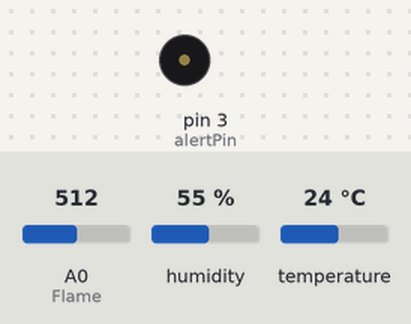
Bench run of a sketch on a simulated Arduino Uno, built with avr-gcc and run on an emulated ATmega328P. Parts: buzzer (waves = sounding). The inputs (shaded band) are chosen by the test bench; at power-on: A0 (Flame) = 512, humidity 55 %, temperature 24 °C.

Above: at 2.9 s.
3.0 s: A0 (Flame) set to 110
4.5 s: A0 (Flame) set to 92
At 5.0 s:
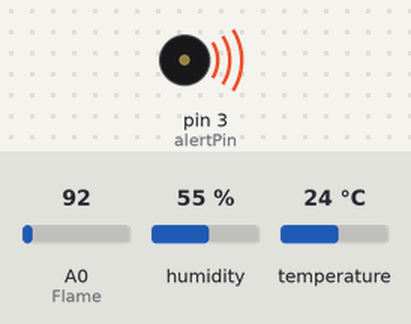
Timing chart, 0 to 7.5 s (numbered marks = the images above; inputs shaded):
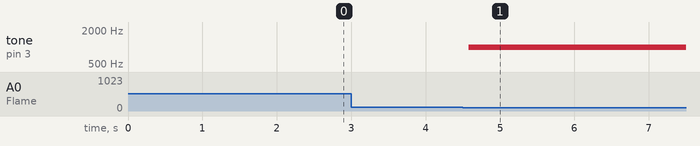

The sketch:

arduino1.ino
```cpp
#include "DHT.h"

#define DHTPIN 2

#define DHTTYPE DHT11

DHT dht(DHTPIN, DHTTYPE);
int alert = 0;
int alertPin = 3;
String temp = "";
void setup() {
  Serial.begin(9600);
  dht.begin();
  // put your setup code here, to run once:
}

void loop() {

  String temp = ReadHumiAndTemp();
  // put your main code here, to run repeatedly:
  String data = "";
  while(Serial.available() > 0){
       data+= Serial.read();
  }
  if(data.length() > 1){
      if(alert == 0){
        Serial.println(temp);
      }
      else{
        Serial.println("SOS");

      }
  }

  Flame();
  if(alert == 1){
    Alert();
  }
  delay(250);
}
String ReadHumiAndTemp(){
  String data = "";
  float h = dht.readHumidity();
  float t = dht.readTemperature();
  data += String(t) + ":" + String(h);
  return data;
}
void Flame(){
  int sensorReading = analogRead(A0);
  if(sensorReading < 100){
    alert = 1;
  }
}
void Alert(){
  tone(alertPin, 1000, 500);
}
```

Measured:
- the behaviour switches between 100 and 99 on A0 (Flame) (found by bisection; images 0 and 1)
- after the input at 3.0 s, every drawn part: stays the same
- after the input at 4.5 s, tone on pin 3 (alertPin): silent → 1000 Hz after 0.08 s
